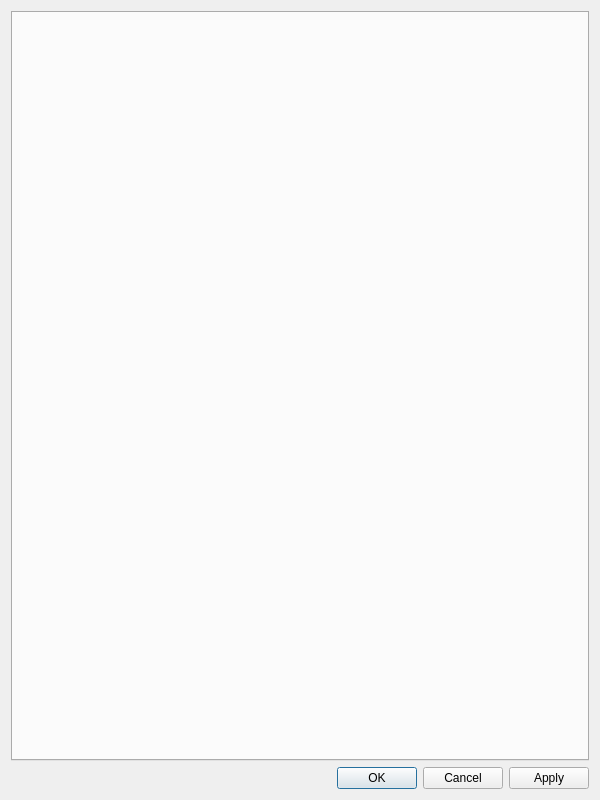
<?xml version="1.0" encoding="UTF-8"?>
<ui version="4.0">
 <class>OptionsDialog</class>
 <widget class="QDialog" name="OptionsDialog">
  <property name="geometry">
   <rect>
    <x>0</x>
    <y>0</y>
    <width>600</width>
    <height>800</height>
   </rect>
  </property>
  <property name="windowTitle">
   <string>Options</string>
  </property>
  <layout class="QVBoxLayout" name="verticalLayout">
   <item>
    <widget class="QTabWidget" name="Tabs"/>
   </item>
   <item>
    <widget class="QDialogButtonBox" name="buttonBox">
     <property name="standardButtons">
      <set>QDialogButtonBox::Apply|QDialogButtonBox::Cancel|QDialogButtonBox::Ok</set>
     </property>
    </widget>
   </item>
  </layout>
 </widget>
 <resources/>
 <connections>
  <connection>
   <sender>buttonBox</sender>
   <signal>accepted()</signal>
   <receiver>OptionsDialog</receiver>
   <slot>accept()</slot>
   <hints>
    <hint type="sourcelabel">
     <x>299</x>
     <y>740</y>
    </hint>
    <hint type="destinationlabel">
     <x>299</x>
     <y>399</y>
    </hint>
   </hints>
  </connection>
  <connection>
   <sender>buttonBox</sender>
   <signal>rejected()</signal>
   <receiver>OptionsDialog</receiver>
   <slot>reject()</slot>
   <hints>
    <hint type="sourcelabel">
     <x>299</x>
     <y>740</y>
    </hint>
    <hint type="destinationlabel">
     <x>299</x>
     <y>399</y>
    </hint>
   </hints>
  </connection>
 </connections>
</ui>
